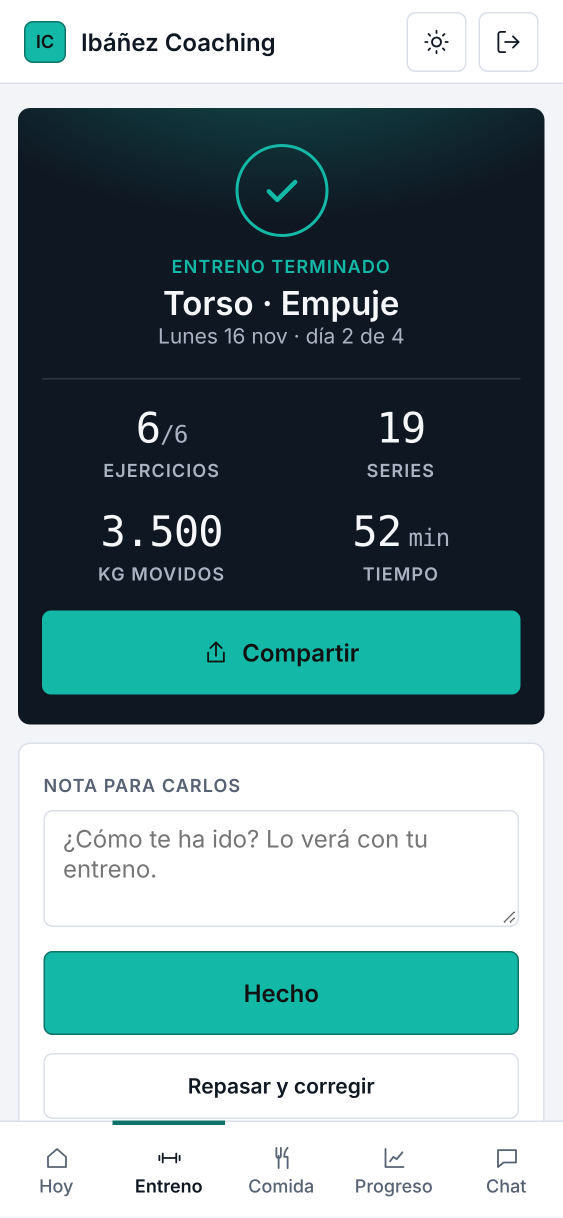
#> input picture recursos/cliente-cierre.png, 1125 x 2436 px, given in place of p1-1-raw.png, which was not available (shown at 1/2 size)
$ python lote-05.py
#> lines starting #> are read from the running program, lines starting #| are printed output that depends on the picture
# Lote 5 de @coachera.app: miércoles 11 y viernes 13 de noviembre (6 imágenes de 1080 x 1350).
# Uso: python3 herramientas/lote-04.py [prefijo]   (sin prefijo, todas). Ver herramientas/README.md
import os, sys, subprocess, html
from PIL import Image

AQUI = os.path.dirname(os.path.abspath(__file__))
CAP = os.path.abspath(os.path.join(AQUI, "..", "recursos"))          # capturas de la app y el icono
SALIDA = os.environ.get("SALIDA", "/tmp/coachera-redes-salida")      # aquí quedan los PNG
HTML = os.path.join(SALIDA, "html"); PNG = os.path.join(SALIDA, "png")
os.makedirs(HTML, exist_ok=True); os.makedirs(PNG, exist_ok=True)
CHROME = os.environ.get("CHROME", "/opt/pw-browsers/chromium-1194/chrome-linux/chrome")
LOGO = f"file://{CAP}/../marca/logo/icono-1024.png"   # la C que avanza, en turquesa (desde el 17/10)
def cap(n): return f"file://{CAP}/{n}"

CSS = """
:root{--bg:#06080B;--sf:#0E131A;--sf2:#131A23;--line:rgba(255,255,255,.08);--line2:rgba(255,255,255,.16);
--text:#E8EDF3;--strong:#FFFFFF;--muted:#9AA6B8;--brand:#14B8A6;--brandtext:#5EEAD4;--onbrand:#06231F}
*{box-sizing:border-box}
html,body{margin:0;background:var(--bg)}
.s{width:1080px;height:1350px;position:relative;overflow:hidden;background:var(--bg);color:var(--text);
 font-family:'IBM Plex Sans',sans-serif;padding:104px 88px 0;-webkit-font-smoothing:antialiased}
.s.t{background:var(--brand);color:var(--onbrand)}
.kicker{font-family:'IBM Plex Mono',monospace;font-weight:500;font-size:26px;letter-spacing:.1em;text-transform:uppercase;color:var(--brandtext);margin-bottom:34px}
.t .kicker{color:rgba(6,35,31,.72)}
h1{font-weight:600;font-size:96px;line-height:1.02;letter-spacing:-.03em;margin:0;color:var(--strong)}
h2{font-weight:600;font-size:68px;line-height:1.07;letter-spacing:-.025em;margin:0;color:var(--strong)}
.t h1,.t h2{color:var(--onbrand)}
.lead{font-size:38px;line-height:1.35;color:var(--muted);margin-top:30px;font-weight:400}
.t .lead{color:rgba(6,35,31,.82)}
.acento{color:var(--brandtext)}
.pie{position:absolute;left:88px;right:88px;bottom:70px;display:flex;align-items:center;justify-content:space-between}
.marca{display:flex;align-items:center;gap:16px;font-size:28px;color:var(--muted);font-weight:500}
.marca img{width:52px;height:52px;border-radius:12px;display:block}
.t .marca{color:rgba(6,35,31,.78)} .t .marca img{box-shadow:0 0 0 2px rgba(6,35,31,.55)}
.cont{font-family:'IBM Plex Mono',monospace;font-size:26px;color:var(--muted);display:flex;align-items:center;gap:14px}
.t .cont{color:rgba(6,35,31,.72)}
.desliza{font-size:44px;line-height:1}
.btn{display:inline-flex;align-items:center;gap:16px;background:var(--brand);color:var(--onbrand);font-weight:600;font-size:38px;
 padding:28px 44px;border-radius:999px;border:1.5px solid var(--brandtext)}
.t .btn{background:var(--onbrand);color:#fff;border-color:var(--onbrand)}
.chips{display:flex;flex-wrap:wrap;gap:16px;margin-top:56px}
.chip{border:1.5px solid var(--line2);border-radius:999px;padding:16px 30px;font-size:32px;font-weight:500;color:var(--text)}
.t .chip{border-color:rgba(6,35,31,.5);color:var(--onbrand)}
.nota{font-size:30px;color:var(--muted);margin-top:26px}
.t .nota{color:rgba(6,35,31,.78)}
.cifra{font-family:'IBM Plex Mono',monospace;font-weight:500;font-size:300px;line-height:.9;letter-spacing:-.05em;color:var(--strong)}
.tel{position:absolute;background:#000;border-radius:66px;padding:14px;border:1.5px solid var(--line2)}
.tel img{display:block;width:100%;border-radius:52px}
.win{background:var(--sf);border:1.5px solid var(--line2);border-radius:20px;overflow:hidden}
.win .barra{height:40px;display:flex;align-items:center;gap:10px;padding:0 18px;border-bottom:1px solid var(--line)}
.win .barra i{width:12px;height:12px;border-radius:50%;background:#2A3442;display:block}
.win img{display:block;width:100%}
.filas{margin-top:64px;display:flex;flex-direction:column;gap:0}
.fila{display:flex;align-items:center;gap:28px;padding:30px 0;border-top:1.5px solid var(--line);font-size:38px;color:var(--text)}
.fila:last-child{border-bottom:1.5px solid var(--line)}
.fila svg{width:46px;height:46px;flex:none;stroke:var(--brandtext);fill:none;stroke-width:1.8;stroke-linecap:round;stroke-linejoin:round}
.card{background:var(--sf);border:1.5px solid var(--line2);border-radius:16px}
.mono{font-family:'IBM Plex Mono',monospace}
"""

ICON = {
 "fuga": '<svg viewBox="0 0 24 24"><circle cx="9" cy="8" r="4"/><path d="M2 21c0-3.9 3.1-7 7-7s7 3.1 7 7"/><path d="M17 8l5 5M22 8l-5 5"/></svg>',
 "memoria": '<svg viewBox="0 0 24 24"><path d="M7 7h13l-4-4M17 17H4l4 4"/></svg>',
 "pdf": '<svg viewBox="0 0 24 24"><path d="M14 3H6a2 2 0 0 0-2 2v14a2 2 0 0 0 2 2h12a2 2 0 0 0 2-2V9z"/><path d="M14 3v6h6"/></svg>',
 "cobro": '<svg viewBox="0 0 24 24"><circle cx="12" cy="12" r="9"/><path d="M15 9.5c-.5-1-1.6-1.5-3-1.5-1.7 0-3 .9-3 2s1.3 1.7 3 2 3 .9 3 2-1.3 2-3 2c-1.4 0-2.5-.5-3-1.5M12 6v2M12 16v2"/></svg>',
}

def pie(n=None, total=None, flecha=False):
    cont = ""
    if n:
        cont = f'<div class="cont">{n}/{total}' + ('<span class="desliza">→</span>' if flecha else '') + '</div>'
    return f'<div class="pie"><div class="marca"><img src="{LOGO}">coachera.fit</div>{cont}</div>'

def slide(body, turquesa=False, n=None, total=None, flecha=False):
    return f'<!doctype html><html><head><meta charset="utf-8"><style>{CSS}</style></head><body><div class="s{" t" if turquesa else ""}">{body}{pie(n,total,flecha)}</div></body></html>'

def tel(src, left, top, width):
    return f'<div class="tel" style="left:{left}px;top:{top}px;width:{width}px"><img src="{cap(src)}"></div>'

def win(src, extra=""):
    return f'<div class="win" style="{extra}"><div class="barra"><i></i><i></i><i></i></div><img src="{cap(src)}"></div>'

E = html.escape
S = {}
# ---------- P1 · Avisos al móvil (miércoles 11, carrusel de 3) ----------
S["p1-1"] = slide('<div class="kicker">Avisos al móvil</div>'
  '<h1 style="font-size:100px;margin-top:130px">¿Cuántas veces a la semana escribes «te toca la revisión»?</h1>'
  '<div class="lead" style="font-size:44px;margin-top:44px">Que se lo recuerde la app. Con tus palabras.</div>', True, 1, 3, True)
S["p1-2"] = slide('<div class="kicker">Configuración → Avisos</div><h2>Lo escribes una vez. Le llega a cada cliente, firmado por ti.</h2>'
  + tel("panel-avisos-movil.png", 360, 430, 360), False, 2, 3)
avisos = "".join(f'''<div style="padding:34px 0;border-top:1.5px solid var(--line)">
 <div style="font-size:44px;font-weight:500;color:#fff">{a}</div>
 <div style="font-size:32px;line-height:1.35;color:var(--muted);margin-top:10px">{b}</div></div>''' for a, b in [
  ("Le toca la revisión", "El día que toca enviarla, una sola vez por revisión."),
  ("Hoy toca entrenar", "Los días de entreno de su plan, si aún no ha anotado nada."),
  ("Lleva unos días sin anotar", "Tú eliges cuántos: de 2 a 14.")])
S["p1-3"] = slide('<h2 style="margin-top:70px">Tres avisos. Como mucho, uno al día.</h2>'
  '<div style="margin-top:44px;border-bottom:1.5px solid var(--line)">' + avisos + '</div>'
  '<div style="margin-top:56px"><span class="btn">Empieza gratis en coachera.fit</span></div>'
  '<div class="nota">Gratis hasta 5 clientes · Sin tarjeta</div>', False, 3, 3)

# ---------- P2 · Contratos firmados desde el móvil (viernes 13, carrusel de 3) ----------
S["p2-1"] = slide('<div class="kicker">Contratos</div>'
  '<h1 style="font-size:108px;margin-top:130px">Tu contrato, firmado desde su móvil.</h1>'
  '<div class="lead" style="font-size:44px;margin-top:44px">Sin imprimir, sin escanear y sin perseguir a nadie por un PDF.</div>', False, 1, 3, True)
S["p2-2"] = slide('<div class="kicker">Lo que ve tu cliente</div><h2>Lo lee, lo acepta y firma con el dedo.</h2>'
  + tel("cliente-contrato-firma.png", 360, 410, 360), False, 2, 3)
pasos = "".join(f'''<div style="display:flex;gap:36px;padding:36px 0;border-top:1.5px solid var(--line)">
 <div class="mono acento" style="font-size:60px;font-weight:500;line-height:1">{n}</div>
 <div style="font-size:40px;line-height:1.3;color:var(--text)">{t}</div></div>''' for n, t in [
  ("01", "Lo envías desde su ficha, con tu plantilla y sus datos ya puestos."),
  ("02", "Le llega por el chat y lo firma en la app."),
  ("03", "Queda guardado para los dos, con su fecha. El texto firmado ya no cambia.")])
S["p2-3"] = slide('<h2 style="margin-top:70px">Firmado y guardado, sin papeles.</h2>'
  '<div style="margin-top:44px;border-bottom:1.5px solid var(--line)">' + pasos + '</div>'
  '<div style="margin-top:56px"><span class="btn">Empieza gratis en coachera.fit</span></div>'
  '<div class="nota">Gratis hasta 5 clientes · Sin tarjeta</div>', False, 3, 3)

def render(nombre, doc):
#> called with nombre = 'p1-1'
    h = os.path.join(HTML, nombre + ".html")
    open(h, "w", encoding="utf-8").write(doc)
    raw = os.path.join(HTML, nombre + "-raw.png")
    subprocess.run([CHROME, "--headless=new", "--no-sandbox", "--disable-gpu", "--hide-scrollbars",
                    "--allow-file-access-from-files", "--force-device-scale-factor=1",
                    "--window-size=1080,1500", f"--screenshot={raw}", "file://" + h],
                   check=True, stdout=subprocess.DEVNULL, stderr=subprocess.DEVNULL, timeout=60)
#> (this line was passed over: subprocess is not available in this run)
    Image.open(raw).convert("RGB").crop((0, 0, 1080, 1350)).save(os.path.join(PNG, nombre + ".png"))
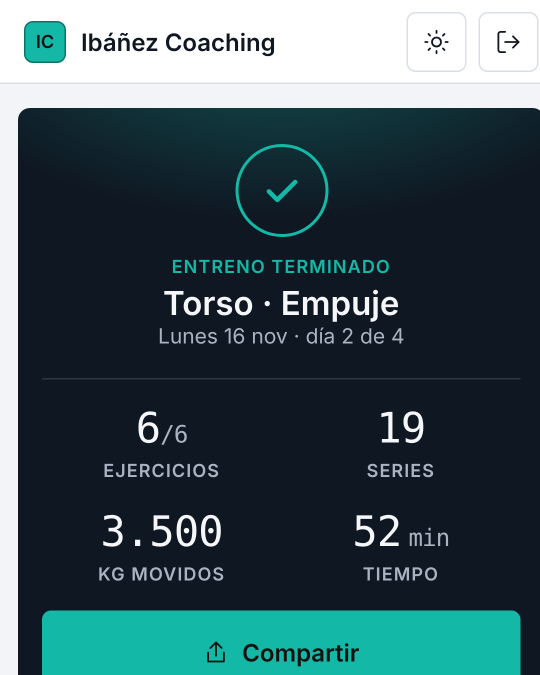
#> saved as p1-1.png: PIL image 1080x1350 RGB (shown at 1/2 size); mean R, G, B 61.8, 84.6, 90.8
    os.remove(raw)

pref = sys.argv[1] if len(sys.argv) > 1 else ""
for k in sorted(S):
    if k.startswith(pref):
        render(k, S[k]); print("ok", k)
#> pass 2 of the loop `for k in sorted(S):`:
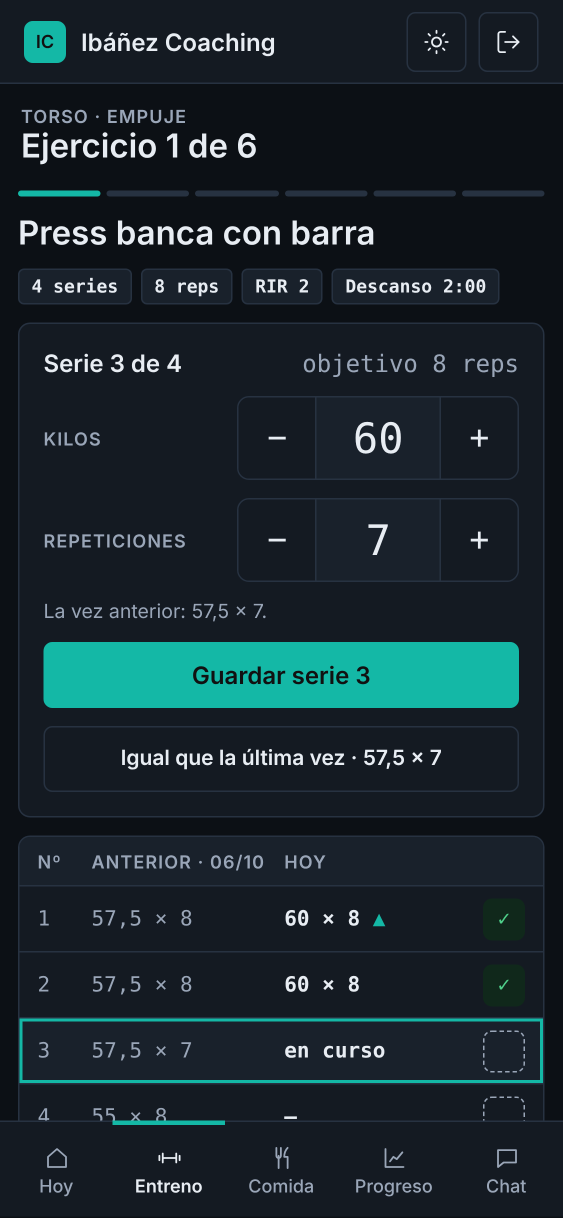
#> input picture recursos/cliente-entreno.png, 1125 x 2436 px, given in place of p1-2-raw.png, which was not available (shown at 1/2 size)
#> in render (call 2), `Image.open(raw).convert("RGB").crop((0, 0, 1080, 1350)).save(os.path.j..`:
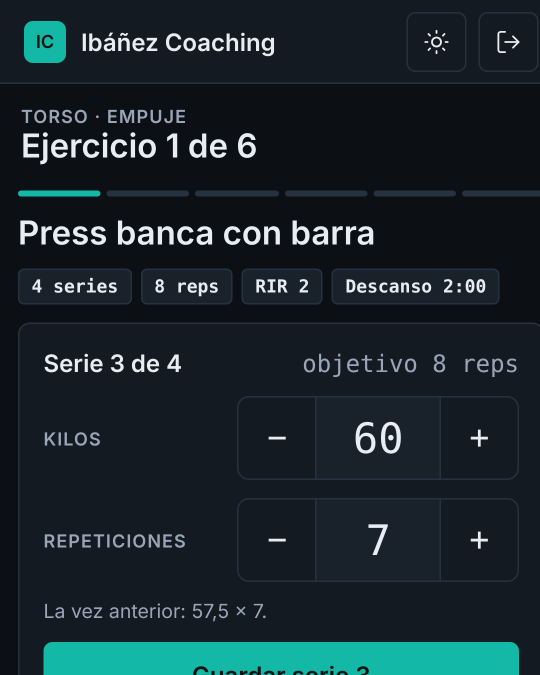
#> saved as p1-2.png: PIL image 1080x1350 RGB (shown at 1/2 size); mean R, G, B 25.7, 38.9, 45.2
#> (the run stopped early here; a loop or call above may not have finished)
